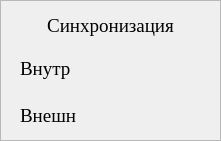
     <widget class="QFrame" name="frame_2">
      <property name="geometry">
       <rect>
        <x>710</x>
        <y>20</y>
        <width>221</width>
        <height>141</height>
       </rect>
      </property>
      <property name="font">
       <font>
        <family>Georgia</family>
        <weight>50</weight>
        <bold>false</bold>
       </font>
      </property>
      <property name="styleSheet">
       <string notr="true">QFrame#frame_2 {
	border: 2px solid;
	border-radius: 40px;
}</string>
      </property>
      <property name="frameShape">
       <enum>QFrame::StyledPanel</enum>
      </property>
      <property name="frameShadow">
       <enum>QFrame::Raised</enum>
      </property>
      <widget class="QWidget" name="verticalLayoutWidget">
       <property name="geometry">
        <rect>
         <x>20</x>
         <y>10</y>
         <width>181</width>
         <height>126</height>
        </rect>
       </property>
       <property name="font">
        <font>
         <family>Georgia</family>
         <weight>50</weight>
         <bold>false</bold>
        </font>
       </property>
       <layout class="QVBoxLayout" name="verticalLayout_8">
        <item>
         <widget class="QLabel" name="label_9">
          <property name="font">
           <font>
            <family>Georgia</family>
            <pointsize>14</pointsize>
            <weight>50</weight>
            <bold>false</bold>
           </font>
          </property>
          <property name="text">
           <string>Синхронизация</string>
          </property>
          <property name="alignment">
           <set>Qt::AlignCenter</set>
          </property>
         </widget>
        </item>
        <item>
         <layout class="QGridLayout" name="gridLayout_2">
          <item row="0" column="2">
           <widget class="QLabel" name="label_sync_vnutr">
            <property name="minimumSize">
             <size>
              <width>41</width>
              <height>41</height>
             </size>
            </property>
            <property name="maximumSize">
             <size>
              <width>41</width>
              <height>41</height>
             </size>
            </property>
            <property name="font">
             <font>
              <family>Georgia</family>
              <weight>50</weight>
              <bold>false</bold>
             </font>
            </property>
            <property name="text">
             <string/>
            </property>
            <property name="pixmap">
             <pixmap resource="../png/png.qrc">:/leds/blue-led-on.png</pixmap>
            </property>
            <property name="scaledContents">
             <bool>true</bool>
            </property>
           </widget>
          </item>
          <item row="1" column="2">
           <widget class="QLabel" name="label_sync_vnesh">
            <property name="minimumSize">
             <size>
              <width>41</width>
              <height>41</height>
             </size>
            </property>
            <property name="maximumSize">
             <size>
              <width>41</width>
              <height>41</height>
             </size>
            </property>
            <property name="font">
             <font>
              <family>Georgia</family>
              <weight>50</weight>
              <bold>false</bold>
             </font>
            </property>
            <property name="text">
             <string/>
            </property>
            <property name="pixmap">
             <pixmap resource="../png/png.qrc">:/leds/blue-led-on.png</pixmap>
            </property>
            <property name="scaledContents">
             <bool>true</bool>
            </property>
           </widget>
          </item>
          <item row="0" column="0">
           <widget class="QLabel" name="label_7">
            <property name="font">
             <font>
              <family>Georgia</family>
              <pointsize>14</pointsize>
              <weight>50</weight>
              <bold>false</bold>
             </font>
            </property>
            <property name="text">
             <string>Внутр</string>
            </property>
           </widget>
          </item>
          <item row="1" column="0">
           <widget class="QLabel" name="label_8">
            <property name="font">
             <font>
              <family>Georgia</family>
              <pointsize>14</pointsize>
              <weight>50</weight>
              <bold>false</bold>
             </font>
            </property>
            <property name="text">
             <string>Внешн</string>
            </property>
           </widget>
          </item>
         </layout>
        </item>
       </layout>
      </widget>
     </widget>
